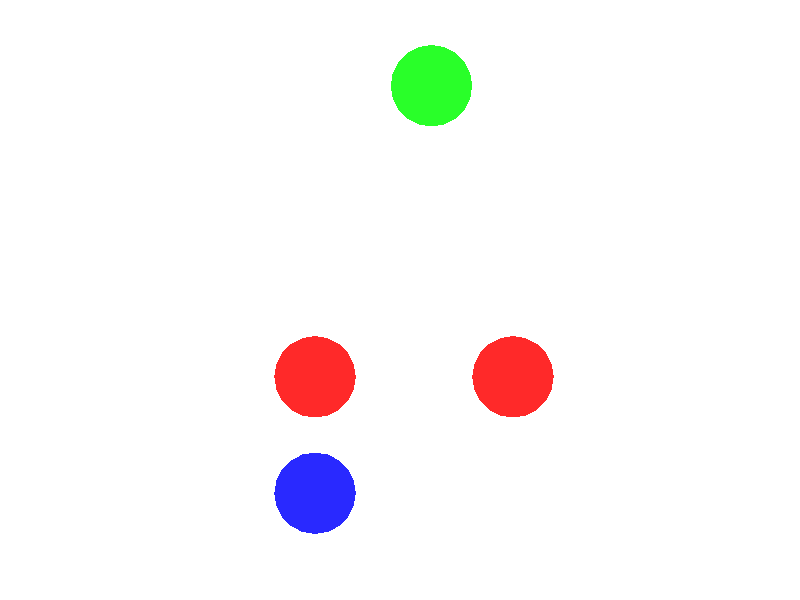

Reproduce this figure in MATLAB. (Note: this script raises an error after producing the figure.)
roic = [0 0 0; 3.4 0 0; 2 5 1; 0 -2 0]; % ROI centers
clust = [1 1 2 3];  % cluster labels
col = [1 0 0; 0 1 0; 0 0 1];  % cluster colors
r = 0.7;  % sphere radius
save_movie = false;

% Draw the spheres
figure; hold on
[xs,ys,zs] = sphere(20);
xs = r*xs; ys = r*ys; zs = r*zs;
n_rois = size(roic,1);
hs = zeros(1,n_rois);
for i = 1:n_rois
  hs(i) = surf(xs+roic(i,1),ys+roic(i,2),zs+roic(i,3));
  set(hs(i),'FaceColor',col(clust(i),:));
end
% Set transparency, lighting
set(hs,'EdgeColor','none',...
  'FaceAlpha',0.6,...
  'FaceLighting','phong',...
  'BackFaceLighting','unlit',...
  'AmbientStrength',0.5)
axis equal
axis vis3d off
lighting phong
light % can specify position, e.g., light('Position',[0 -2 1]), or make lights from multiple directions

% Now play some fun games with view angle---see also campos, camva, camup,
% etc.
frame_counter = 0;
campos([0 0 75])
if save_movie, fn = sprintf('movie%d',frame_counter); frame_counter=frame_counter+1; print('-dpng',fn); else, pause(0.05); end
dth = 3; % angle change, in degrees
for i = 1:90/dth
  camorbit(0,dth);
  if save_movie, fn = sprintf('movie%d',frame_counter); frame_counter=frame_counter+1; print('-dpng',fn); else, pause(0.05); end
end
for i = 1:45/dth
  camorbit(dth,0)
  if save_movie, fn = sprintf('movie%d',frame_counter); frame_counter=frame_counter+1; print('-dpng',fn); else, pause(0.05); end
end
for i = 1:90/dth
  camorbit(-dth,0)
  if save_movie, fn = sprintf('movie%d',frame_counter); frame_counter=frame_counter+1; print('-dpng',fn); else, pause(0.05); end
end

% Assemble into a movie with this command (from the command line):
%  ffmpeg -r 10 -i movie*.png -qscale 5 -y -an test.avi
% and then watch with
%  ffplay test.avi
